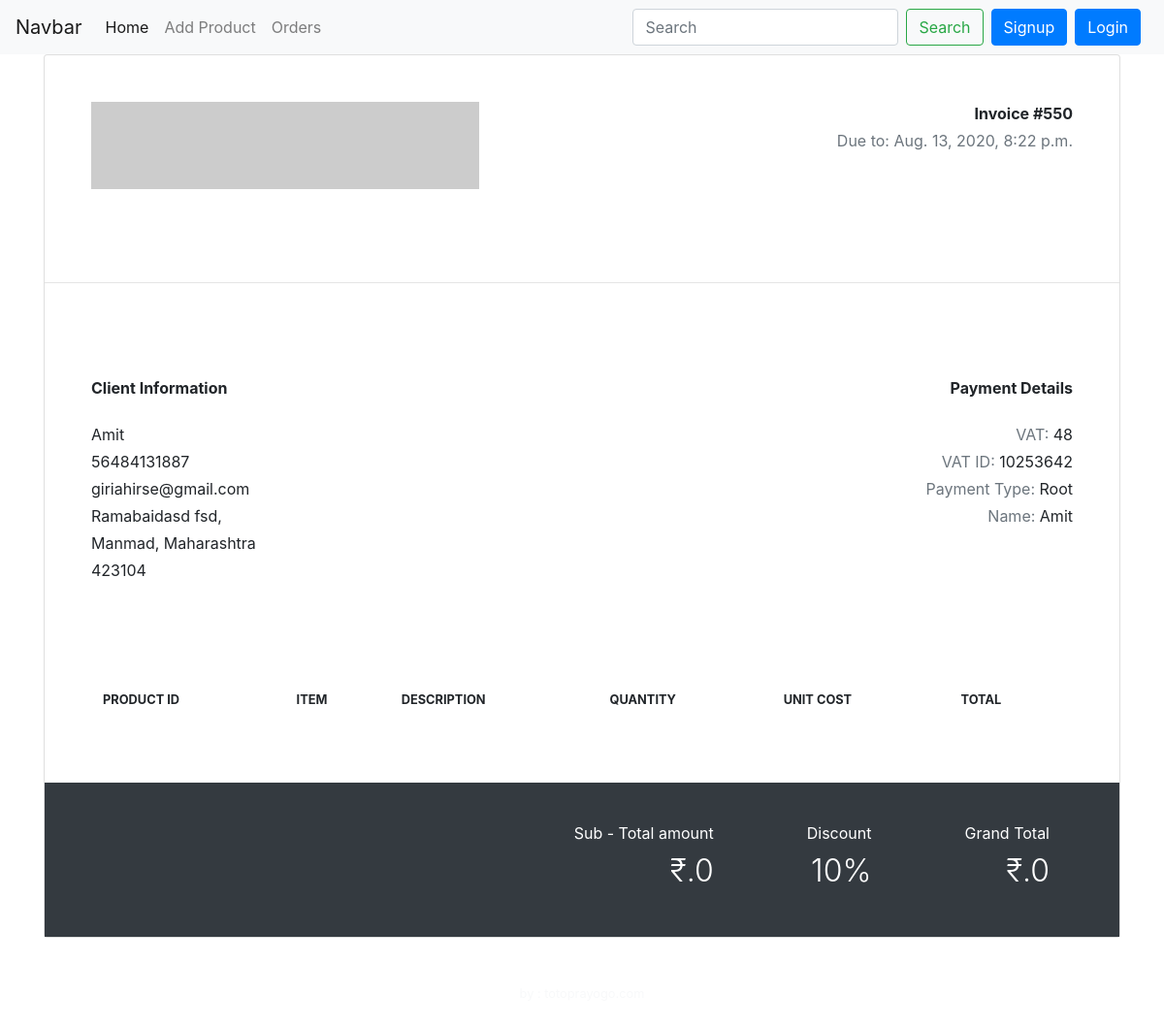
Page /store/post_by_tag/48 on the committed database.
### store/models.py (models this page shows, shortened)
class Order(models.Model):
    person = models.ForeignKey(User, on_delete=models.CASCADE)
    items = models.ManyToManyField(Orderitem, through='Finalorder')
    name = models.CharField(max_length=500, default="")
    email = models.CharField(max_length=500, default="")
    address = models.CharField(max_length=500, default="")
    city = models.CharField(max_length=500, default="")
    state = models.CharField(max_length=500, default="")
    zip_code = models.CharField(max_length=500, default="")
    phone = models.CharField(max_length=500, default="")
    date_created = models.DateTimeField(auto_now_add=now)

### store/views.py (the view)
# urls.py: path('post_by_tag/<int:myid>', views.post_by_tag, name='post_by_tag'),
def post_by_tag(request, myid):
    itmpr=[]
    cust = Order.objects.get(pk=myid)
    mulitems = Orderitem.objects.filter(cust_order_id=cust.person_id)
    for i in mulitems:
        if request.user==i.item.owner:
            if i.item.discount_price:
                rsqty=i.item.discount_price*i.quantity
                print("discount",rsqty)
                itmpr.append(rsqty)
            else:
                nonrsty=i.item.prod_price*i.quantity
                print("non disc",nonrsty)
                itmpr.append(nonrsty)
    print("itmpr",itmpr)
    total=0
    for j in itmpr:
        total=total+j
    context = {
        'cust': cust,
        'mulitems': mulitems,
        'total':total
    }
    return render(request, 'store/post_by_tag.html', context)

### store/templates/store/post_by_tag.html (shortened to what this page needs)
{%extends 'store/layout.html'%}
{%block body%}{%load%}
<div class="container">
    <div class="row">
        <div class="col-12">
            <div class="card">
                <div class="card-body p-0">
                    <div class="row p-5">
                        <div class="col-md-6">
                            <img src="http://via.placeholder.com/400x90?text=logo">
                        </div>
                        <div class="col-md-6 text-right">
                            <p class="font-weight-bold mb-1">Invoice #550</p>
                            <p class="text-muted">Due to: {{cust.date_created}}</p>
                        </div>
                    </div>
                    <hr class="my-5">
                    <div class="row pb-5 p-5">
                        <div class="col-md-6">
                            <p class="font-weight-bold mb-4">Client Information</p>
                            <p class="mb-1">{{cust.name|capfirst}}</p>
                            <p class="mb-1">{{cust.phone}}</p>
                            <p class="mb-1">{{cust.email}}</p>
                            <p class="mb-1">{{cust.address|capfirst}}, </p>
                            <p class="mb-1">{{cust.city|capfirst}}, {{cust.state|capfirst}} </p>
                            <p class="mb-1">{{cust.zip_code}}</p>
                        </div>
                        <div class="col-md-6 text-right">
                            <p class="font-weight-bold mb-4">Payment Details</p>
                            <p class="mb-1"><span class="text-muted">VAT: </span> {{cust.id}}</p>
                            <p class="mb-1"><span class="text-muted">VAT ID: </span> 10253642</p>
                            <p class="mb-1"><span class="text-muted">Payment Type: </span> Root</p>
                            <p class="mb-1"><span class="text-muted">Name: </span> {{cust.name|capfirst}}</p>
                        </div>
                    </div>
                    <div class="row p-5">
                        <div class="col-md-12">
                            <table class="table">
                                <thead>
                                    <tr>
                                        <th class="border-0 text-uppercase small font-weight-bold">Product ID</th>
                                        <th class="border-0 text-uppercase small font-weight-bold">Item</th>
                                        <th class="border-0 text-uppercase small font-weight-bold">Description</th>
                                        <th class="border-0 text-uppercase small font-weight-bold">Quantity</th>
                                        <th class="border-0 text-uppercase small font-weight-bold">Unit Cost</th>
                                        <th class="border-0 text-uppercase small font-weight-bold">Total</th>
                                    </tr>
                                </thead>
                            </table>
                        </div>
                    </div>
                    <div class="d-flex flex-row-reverse bg-dark text-white p-4">
                        <div class="py-3 px-5 text-right">
                            <div class="mb-2">Grand Total</div>
                            <div class="h2 font-weight-light">₹.{{total}}</div>
                        </div>
                        <div class="py-3 px-5 text-right">
                            <div class="mb-2">Discount</div>
                            <div class="h2 font-weight-light">10%</div>
                        </div>
                        <div class="py-3 px-5 text-right">
                            <div class="mb-2">Sub - Total amount</div>
                            <div class="h2 font-weight-light">₹.{{total}}</div>
                        </div>
                    </div>
                </div>
            </div>
        </div>
    </div>
    <div class="text-light mt-5 mb-5 text-center small">by : <a class="text-light" target="_blank" href="http://totoprayogo.com">totoprayogo.com</a></div>
</div>
{% endblock %}

### rows in the picture
Order: date_created "Aug. 13, 2020, 8:22 p.m.", name "Amit", phone "56484131887", email "giriahirse@gmail.com", address "Ramabaidasd fsd", city "Manmad", state "Maharashtra", zip_code "423104", id "48"

### other values in the picture
{{ total }} "0"
